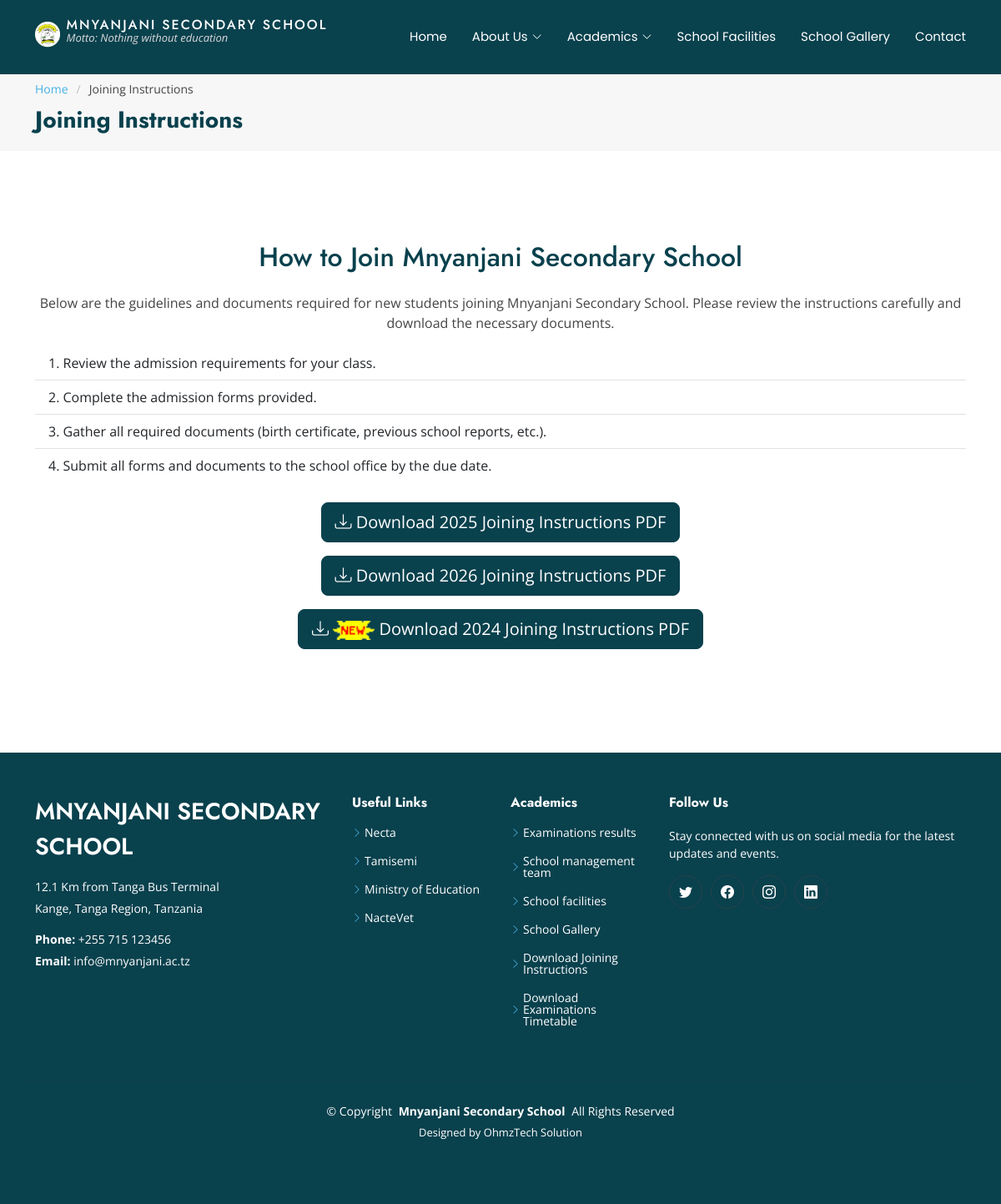
Page /joining_instructions/ on the committed database.
### mnyanjani/models.py (models this page shows, shortened)
class JoiningInstruction(models.Model):
    year = models.IntegerField(verbose_name="Year")
    file = models.FileField(upload_to='joining_instructions/', verbose_name="Joining Instruction File")
    title = models.TextField(blank=True, null=True, verbose_name="Title")
    uploaded_at = models.DateTimeField(auto_now_add=True, verbose_name="Uploaded At")

### mnyanjani/views.py (the view)
# urls.py: path('joining_instructions/', views.joining_instructions, name='joining_instructions'),
def joining_instructions(request):
    current_year = now().year
    instructions = JoiningInstruction.objects.all()
    return render(request, 'joining_instructions.html', {
        'instructions': instructions,
        'current_year': current_year,
    })

### mnyanjani/templates/joining_instructions.html
{% extends 'base.html' %}
{% load static %}
{% block content %}
 <div class="page-title mt-5 pt-5" data-aos="fade">
    <div class="container">
      <nav class="breadcrumbs">
        <ol>
          <li><a href="{% url 'home' %}">Home</a></li>
          <li>Joining Instructions</li>
        </ol>
      </nav>
      <h1>Joining Instructions</h1>
    </div>
  </div>
  <section id="joining-instructions" class="container my-5">
    <div class="row">
      <div class="col-md-12" data-aos="fade-up">
        <h2 class="text-center mb-4">How to Join Mnyanjani Secondary School</h2>
        <p class="text-center">Below are the guidelines and documents required for new students joining Mnyanjani Secondary School. Please review the instructions carefully and download the necessary documents.</p>
        <ul class="list-group list-group-flush mb-4">
          <li class="list-group-item">1. Review the admission requirements for your class.</li>
          <li class="list-group-item">2. Complete the admission forms provided.</li>
          <li class="list-group-item">3. Gather all required documents (birth certificate, previous school reports, etc.).</li>
          <li class="list-group-item">4. Submit all forms and documents to the school office by the due date.</li>
        </ul>
{% for joining in instructions %}
<div class="text-center my-3">
    <a href="{{ joining.file.url }}" class="btn btn-primary btn-lg" download style="background-color: #09414d; border-color: #09414d;">
        <i class="bi bi-download"></i>
        {% if joining.year == current_year %}
        <img src="{% static 'img/Newnew1.gif' %}" alt="New {{ joining.year }} Joining Instructions" style="width: 50px; height: auto;">
        {% endif %}
        Download {{ joining.year }} Joining Instructions PDF
    </a>
</div>
{% endfor %}
  </section>
{% endblock content %}

### static/css/main.css (style rules this page uses)
:root { --default-font: "Open Sans", system-ui, -apple-system, "Segoe UI", Roboto, "Helvetica Neue", Arial, "Noto Sans", "Liberation Sans", sans-serif, "Apple Color Emoji", "Segoe UI Emoji", "Segoe UI Symbol", "Noto Color Emoji"; --heading-font: "Jost", sans-serif; --nav-font: "Poppins", sans-serif; }
:root { --background-color: #ffffff; --default-color: #444444; --heading-color: #09414d; --accent-color: #47b2e4; --contrast-color: #ffffff; }
:root { --nav-color: #ffffff; --nav-hover-color: #47b2e4; --nav-dropdown-background-color: #ffffff; --nav-dropdown-color: #444444; --nav-dropdown-hover-color: #47b2e4; }
:root { scroll-behavior: smooth; }
body { color: var(--default-color); background-color: var(--background-color); font-family: var(--default-font); }
a { color: var(--accent-color); text-decoration: none; transition: 0.3s; }
h1, h2, h3, h4, h5, h6 { color: var(--heading-color); font-family: var(--heading-font); }
.page-title { --background-color: color-mix(in srgb, var(--default-color), transparent 96%); color: var(--default-color); background-color: var(--background-color); padding: 20px 0; position: relative; }
.page-title h1 { font-size: 28px; font-weight: 700; margin: 0; }
.page-title .breadcrumbs ol { display: flex; flex-wrap: wrap; list-style: none; padding: 0 0 10px 0; margin: 0; font-size: 14px; }
.page-title .breadcrumbs ol li+li { padding-left: 10px; }
.page-title .breadcrumbs ol li+li::before { content: "/"; display: inline-block; padding-right: 10px; color: color-mix(in srgb, var(--default-color), transparent 70%); }
section, .section { color: var(--default-color); background-color: var(--background-color); padding: 60px 0; scroll-margin-top: 88px; overflow: clip; }

### rows in the picture
JoiningInstruction: year "2025"
JoiningInstruction: year "2026"
JoiningInstruction: year "2024"
